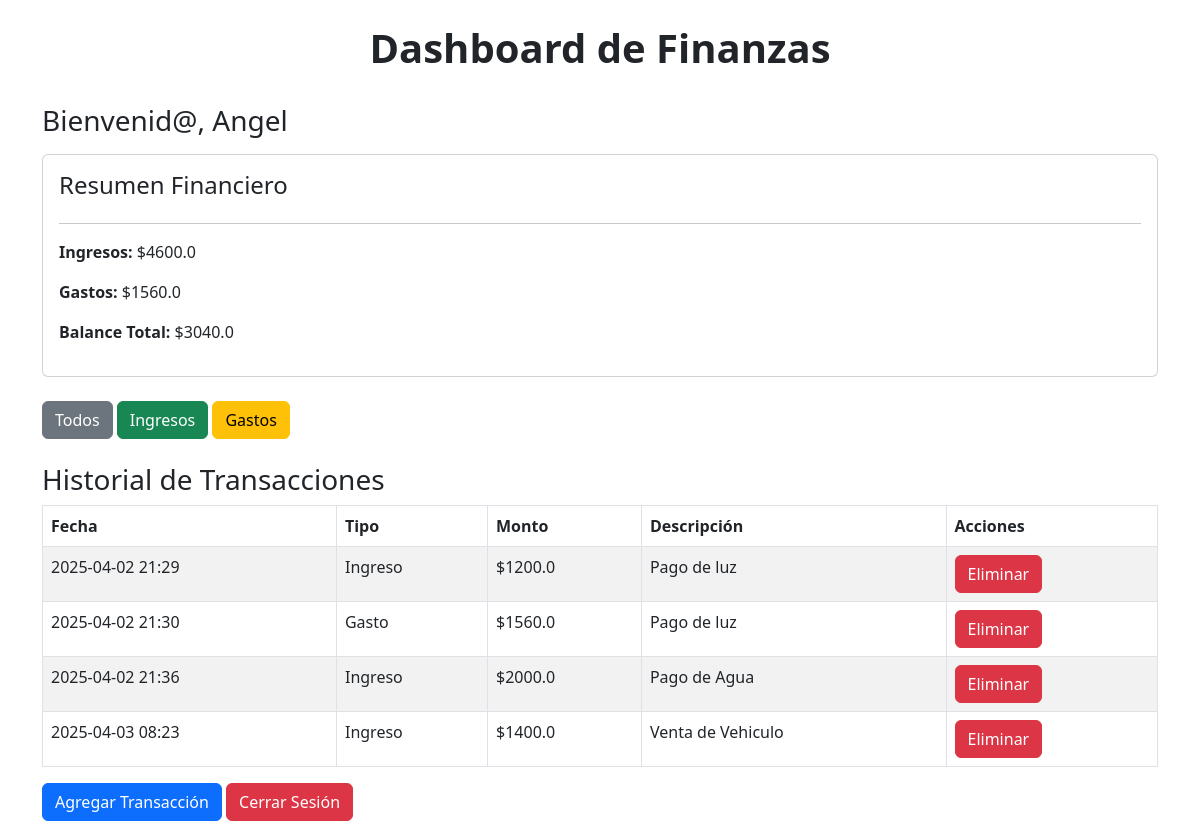
Before: /dashboard (signed in) with the older database file.
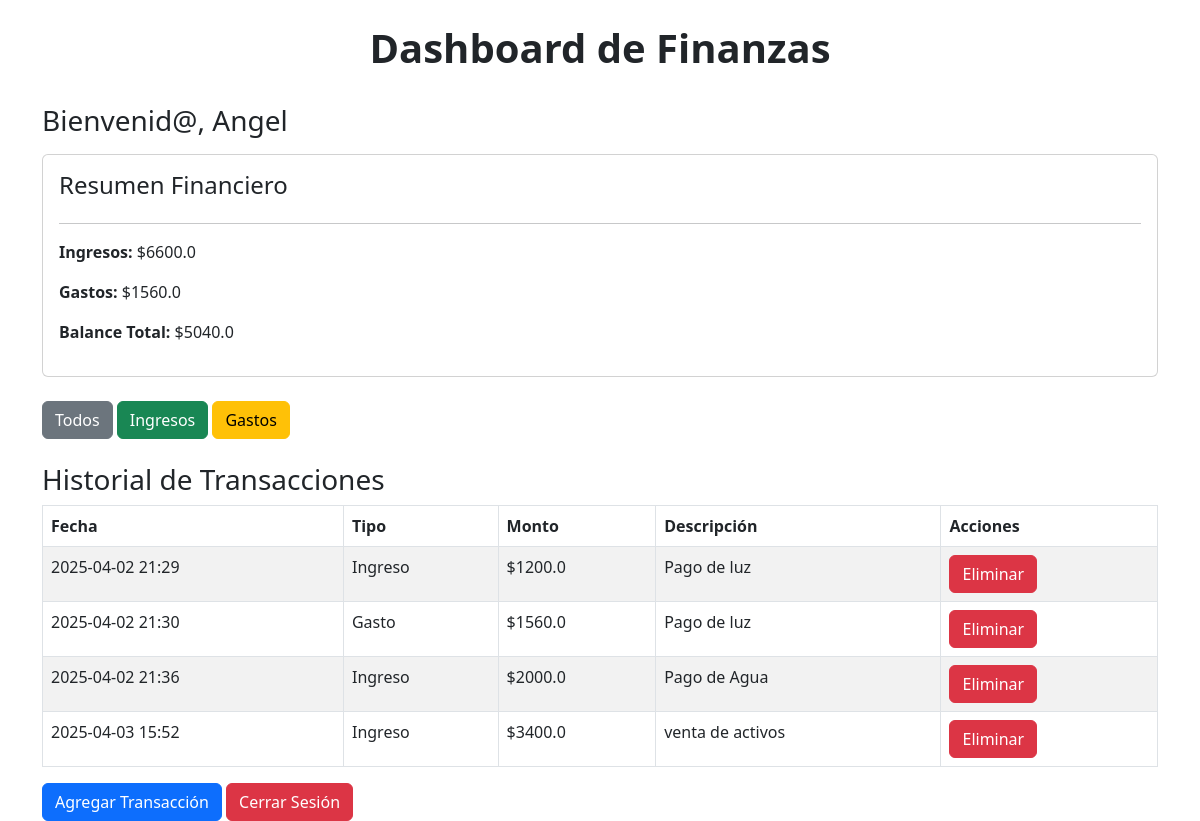
After: the same page with the newer database file.
### app/models.py (models this page shows)
class Usuario(UserMixin, db.Model):
    id = db.Column(db.Integer, primary_key=True)
    username = db.Column(db.String(150), unique=True, nullable=False)
    password = db.Column(db.String(150), nullable=False)

class Transaccion(db.Model):
    id = db.Column(db.Integer, primary_key=True)
    user_id = db.Column(db.Integer, db.ForeignKey('usuario.id'), nullable=False)
    tipo = db.Column(db.String(10), nullable=False)  # 'Ingreso' o 'Gasto'
    monto = db.Column(db.Float, nullable=False)
    descripcion = db.Column(db.String(200))
    fecha = db.Column(db.DateTime, nullable=False, default=datetime.utcnow)  # Se actualizará con hora local
    usuario = db.relationship('Usuario', backref=db.backref('transacciones', lazy=True))

### app/routes.py (the view)
@routes.route('/dashboard')
@login_required
def dashboard():
    filtro = request.args.get('filtro', 'todos')
    if filtro == 'ingresos':
        transacciones = Transaccion.query.filter_by(user_id=current_user.id, tipo='Ingreso').all()
    elif filtro == 'gastos':
        transacciones = Transaccion.query.filter_by(user_id=current_user.id, tipo='Gasto').all()
    else:
        transacciones = Transaccion.query.filter_by(user_id=current_user.id).all()  # Mostrar todos si no hay filtro
    ingresos = sum(t.monto for t in transacciones if t.tipo == 'Ingreso')
    gastos = sum(t.monto for t in transacciones if t.tipo == 'Gasto')
    if filtro == 'gastos':
        balance = gastos  # Solo mostramos los ingresos cuando el filtro es 'gastos'
    else:
        balance = ingresos - gastos  # Calculamos el balance total si el filtro no es 'gastos'
    return render_template('dashboard.html',
                           transacciones=transacciones,
                           ingresos=ingresos,
                           gastos=gastos,
                           balance=balance)

### app/__init__.py (called while the page is built)
@login_manager.user_loader
def load_user(user_id):
    from .models import Usuario  # Importamos Usuario aquí para evitar el ciclo de importación, # IMPORTAR EL MODELO Usuario El punto (.) hace referencia al directorio actual o al paquete actual. Esto es útil cuando tienes una estructura de proyecto con subcarpetas, y quieres importar un módulo dentro de la misma carpeta o paquete sin tener que especificar toda la ruta.
    return Usuario.query.get(int(user_id))

### app/templates/dashboard.html (shortened to what this page needs)
<!DOCTYPE html>
<html lang="es">
<head>
    <link href="https://cdn.jsdelivr.net/npm/bootstrap@5.3.0/dist/css/bootstrap.min.css" rel="stylesheet">
</head>
<body class="container mt-4">
    <h1 class="text-center"> <b> Dashboard de Finanzas </b> </h1> <br>
    <h3> Bienvenid@, {{ current_user.username }} </h3>
    <div class="card p-3 mt-3">
        <h4> Resumen Financiero </h4>
        <hr>
        <p><strong> Ingresos: </strong> ${{ ingresos }}</p>
        <p><strong> Gastos: </strong> ${{ gastos }}</p>
        <p><strong> Balance Total: </strong> ${{ balance }}</p>
    </div>
    <br>
    <div class="mb-3">
        <a href="{{ url_for('routes.dashboard', filtro='todos') }}" class="btn btn-secondary">Todos</a>
        <a href="{{ url_for('routes.dashboard', filtro='ingresos') }}" class="btn btn-success">Ingresos</a>
        <a href="{{ url_for('routes.dashboard', filtro='gastos') }}" class="btn btn-warning">Gastos</a>
    </div>
    <h3 class="mt-4">
        Historial de Transacciones
    </h3>
        <table class="table table-striped table-bordered">
            <thead>
                <tr>
                    <th> Fecha </th>
                    <th> Tipo </th>
                    <th> Monto </th>
                    <th> Descripción </th>
                    <th> Acciones </th>
                </tr>
            </thead>
            <tbody>
                {% for transaccion in transacciones %}
                <tr>
                    <td>{{ transaccion.fecha.strftime('%Y-%m-%d %H:%M')}}</td>
                    <td>{{ transaccion.tipo }}</td>
                    <td>${{ transaccion.monto }}</td>
                    <td>{{ transaccion.descripcion }}</td>
                    <td>
                        <form action="{{ url_for('routes.eliminar_transaccion', id=transaccion.id) }}" method="POST">
                            <button type="submit" class="btn btn-danger"> Eliminar </button>
                        </form>
                    </td>
                </tr>
            {% endfor %}
        </tbody>
    </table>
    <a href="/transaccion" class="btn btn-primary"> Agregar Transacción </a>
    <a href="/logout" class="btn btn-danger"> Cerrar Sesión </a>
</body>
</html>

Changed rows visible on the page:
changed Transaccion: fecha "2025-04-03 08:23" → "2025-04-03 15:52"; monto "1400.0" → "3400.0"; descripcion "Venta de Vehiculo" → "venta de activos"
Other visible differences:
{{ ingresos }}: "4600.0" → "6600.0"
{{ balance }}: "3040.0" → "5040.0"
